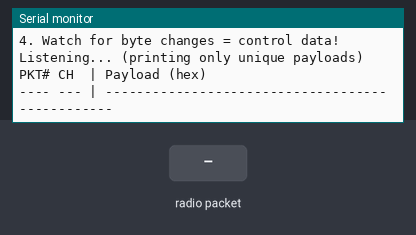
Recording of a sketch running on a simulated Arduino Uno, built with avr-gcc and run on an emulated ATmega328P. Parts: the last lines printed to the serial monitor. The inputs (shaded band) are chosen by the test bench. No radio packets arrive unless stated.

Above: at 2.2 s.
2.3 s: radio packet "1" arrives
At 3.2 s:
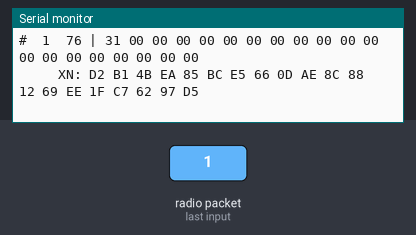
3.8 s: radio packet "0" arrives
At 4.3 s:
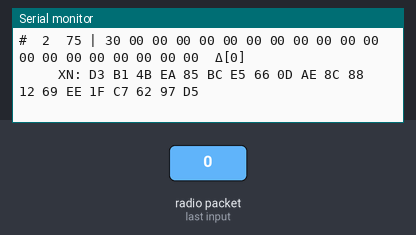
5.3 s: radio packet "2" arrives
At 6.6 s:
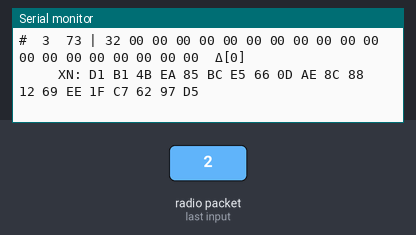

The sketch:

09_payload_capture.ino
```cpp
// ============================================================================
// F8620 USB Transmitter — Payload Capture with 0xAA Address
// Target board: Arduino Uno (Elegoo)
// Library required: RF24 by TMRh20
//
// PURPOSE: Based on statistical analysis showing the TX signal has a long
//          0xAA preamble, we set address = {AA,AA,AA,AA,AA} and capture
//          the payload that follows. User moves sticks to confirm data changes.
//
// FINDING: Phase 3 stats showed positions 0-5 dominated by 0xAA (71-93%),
//          then transition to 0x00 at positions 7-9. This means the signal
//          is: [long preamble 0xAA...] [short payload/zeros]
// ============================================================================

#include <SPI.h>
#include <RF24.h>

RF24 radio(9, 10);

static const uint8_t target_channels[] = {72, 73, 74, 75, 76, 77};
static const uint8_t NUM_CH = 6;

// XN297 descramble
static const uint8_t xn297_scram[] = {
  0xE3, 0xB1, 0x4B, 0xEA, 0x85, 0xBC, 0xE5, 0x66,
  0x0D, 0xAE, 0x8C, 0x88, 0x12, 0x69, 0xEE, 0x1F,
  0xC7, 0x62, 0x97, 0xD5, 0x0B, 0x79, 0xCA, 0xCC,
  0x1B, 0x5D, 0x19, 0x10, 0x24, 0xD3, 0xDC, 0x3F
};

static uint8_t last_payload[32];
static bool have_last = false;
static uint32_t pkt_count = 0;
static uint32_t unique_count = 0;

void print_hex(uint8_t val) {
  if (val < 0x10) Serial.print('0');
  Serial.print(val, HEX);
}

bool payload_changed(uint8_t* buf) {
  if (!have_last) return true;
  for (uint8_t i = 0; i < 32; i++) {
    if (buf[i] != last_payload[i]) return true;
  }
  return false;
}

void setup() {
  Serial.begin(115200);
  delay(1000);

  Serial.println(F("=== F8620 Payload Capture ==="));
  Serial.println(F("Address: {AA,AA,AA,AA,AA} (5-byte)"));
  Serial.println(F("Channels: 72-77 | CRC: disabled | Rate: 1Mbps"));
  Serial.println();
  Serial.println(F("INSTRUCTIONS:"));
  Serial.println(F("1. Turn TX ON, leave sticks centered"));
  Serial.println(F("2. After ~20 packets, move throttle up"));
  Serial.println(F("3. Then move yaw left/right"));
  Serial.println(F("4. Watch for byte changes = control data!"));
  Serial.println();

  if (!radio.begin()) {
    Serial.println(F("[FAIL] nRF24 not found!"));
    while (1) { delay(1000); }
  }

  radio.setChannel(target_channels[0]);
  radio.setDataRate(RF24_1MBPS);
  radio.setCRCLength(RF24_CRC_DISABLED);
  radio.setAutoAck(false);
  radio.setPayloadSize(32);
  radio.setAddressWidth(5);

  uint8_t addr[] = {0xAA, 0xAA, 0xAA, 0xAA, 0xAA};
  radio.openReadingPipe(0, addr);
  radio.startListening();

  Serial.println(F("Listening... (printing only unique payloads)"));
  Serial.println(F("PKT# CH  | Payload (hex)"));
  Serial.println(F("---- --- | ------------------------------------------------"));
}

void loop() {
  // Fast channel hopping
  static uint8_t ch_idx = 0;
  static uint32_t last_hop = 0;

  if (millis() - last_hop > 2) {
    ch_idx = (ch_idx + 1) % NUM_CH;
    radio.stopListening();
    radio.setChannel(target_channels[ch_idx]);
    radio.startListening();
    last_hop = millis();
  }

  uint8_t pipe;
  if (radio.available(&pipe)) {
    uint8_t buf[32];
    radio.read(buf, 32);
    pkt_count++;

    // Filter: not all same byte, not all FF
    bool all_same = true;
    for (uint8_t i = 1; i < 16; i++) {
      if (buf[i] != buf[0]) { all_same = false; break; }
    }
    if (all_same) return;

    // Only print if payload changed (reduces noise)
    if (payload_changed(buf)) {
      unique_count++;

      // Print packet
      Serial.print(F("#"));
      if (unique_count < 100) Serial.print(' ');
      if (unique_count < 10) Serial.print(' ');
      Serial.print(unique_count);
      Serial.print(F("  "));
      Serial.print(target_channels[ch_idx]);
      Serial.print(F(" | "));

      // Print first 20 bytes (key data)
      for (uint8_t i = 0; i < 20; i++) {
        print_hex(buf[i]);
        Serial.print(' ');
      }

      // Mark which bytes changed from last
      if (have_last) {
        Serial.print(F(" Δ["));
        bool first = true;
        for (uint8_t i = 0; i < 20; i++) {
          if (buf[i] != last_payload[i]) {
            if (!first) Serial.print(',');
            Serial.print(i);
            first = false;
          }
        }
        Serial.print(']');
      }
      Serial.println();

      // Also print XN297 descrambled version every 10 packets
      if (unique_count <= 5 || unique_count % 20 == 0) {
        Serial.print(F("     XN: "));
        for (uint8_t i = 0; i < 20; i++) {
          print_hex(buf[i] ^ xn297_scram[i]);
          Serial.print(' ');
        }
        Serial.println();
      }

      memcpy(last_payload, buf, 32);
      have_last = true;
    }

    // Periodic summary
    if (pkt_count % 200 == 0) {
      Serial.print(F("\n[Total: "));
      Serial.print(pkt_count);
      Serial.print(F(" pkts, "));
      Serial.print(unique_count);
      Serial.println(F(" unique]\n"));
    }
  }
}
```

Measured:
- after the input at 2.3 s, the serial monitor: prints a new line at once (image 1)
- after the input at 3.8 s, the serial monitor: prints a new line at once (image 2)
- after the input at 5.3 s, the serial monitor: prints a new line at once (image 3)
